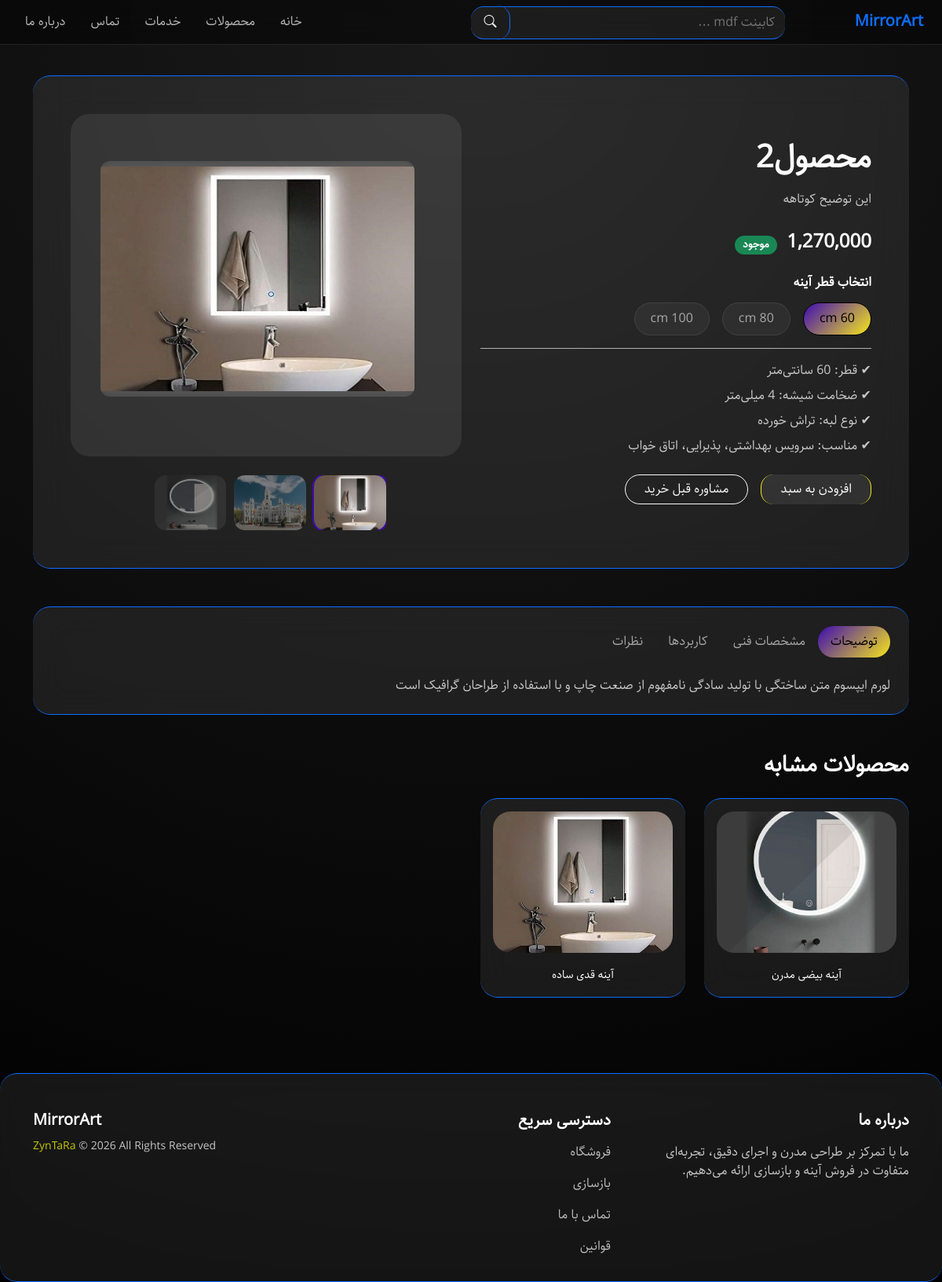
Before: /shop/2/ with the older database file.
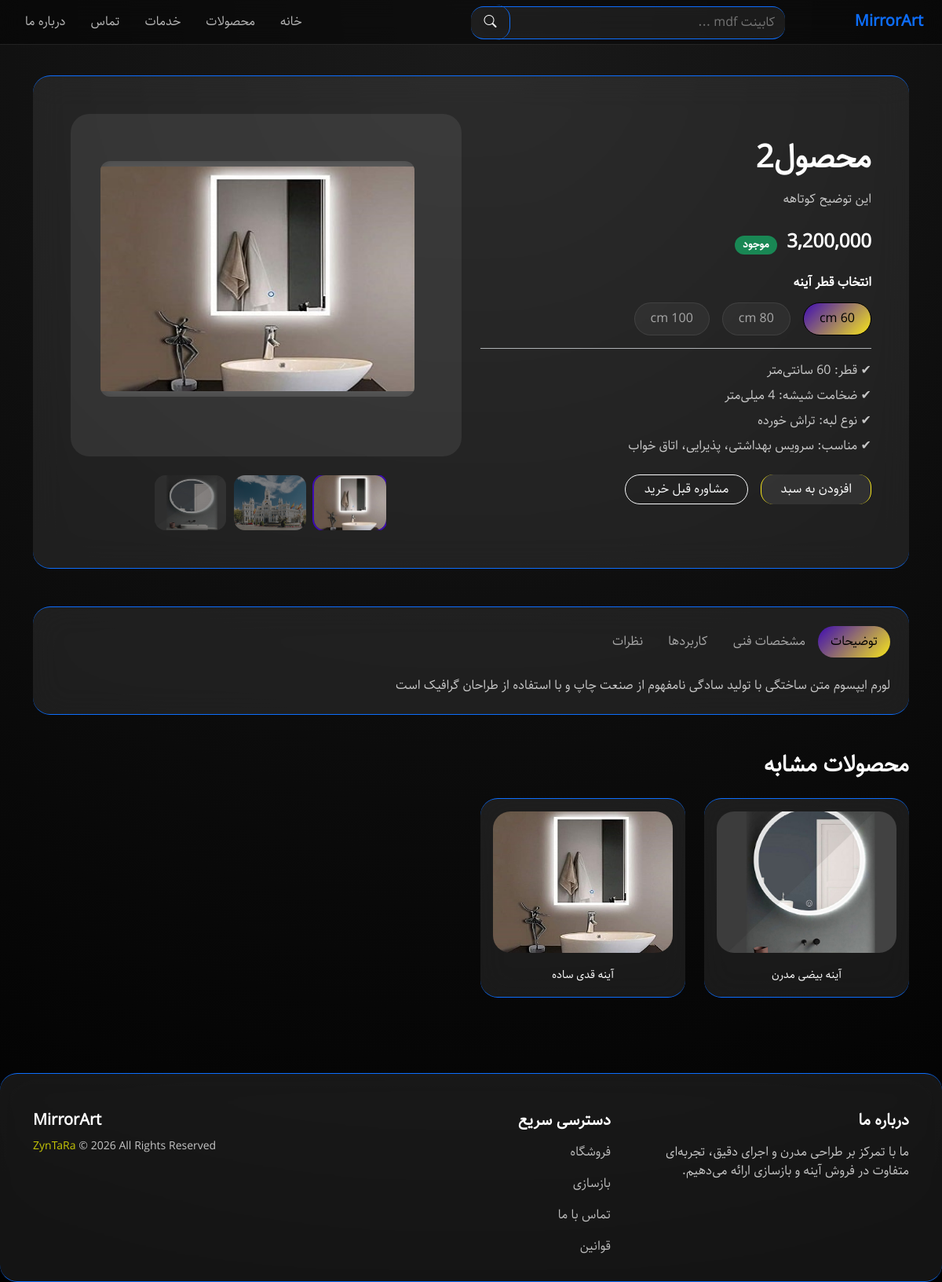
After: the same page with the newer database file.
### shop/models.py (models this page shows, shortened)
class Products(models.Model):
    title = models.CharField(max_length=100, verbose_name=_('title'))
    short_description = models.CharField(max_length=300, verbose_name=_('short description'))
    full_description = models.TextField(verbose_name=_('full description'))
    price = models.PositiveIntegerField(default=0, verbose_name=_('price'))
    active = models.BooleanField(default=True, verbose_name=_('active'))
    length = models.DecimalField(max_digits=6, decimal_places=2, blank=True, null=True, verbose_name=_('length'))
    width = models.DecimalField(max_digits=6, decimal_places=2, blank=True, null=True, verbose_name=_('width'))
    height = models.DecimalField(max_digits=6, decimal_places=2, blank=True, null=True, verbose_name=_('height'))
    datetime_created = models.DateTimeField(auto_now_add=True, verbose_name=_('datetime created'))
    datetime_modified = models.DateTimeField(auto_now=True, verbose_name=_('datetime modified'))
    class Meta:
        verbose_name = _('Product')
        verbose_name_plural = _('Products')

### shop/views.py (the view)
# urls.py: path('<int:pk>/', views.ProductDetailView.as_view(), name='product_detail'),
class ProductDetailView(generic.DetailView):
    model = models.Products
    template_name = "shop/product_detail.html"
    context_object_name = "product"
    def get_context_data(self, **kwargs):
        context = super().get_context_data(**kwargs)
        context["comment_form"] = forms.CommentForm()
        context["add_to_cart"] = AddToCartProductForm()
        return context

### shop/forms.py
class CommentForm(forms.ModelForm):
    class Meta:
        model = models.CommentProduct
        fields = ['text','stars']

### cart/forms.py
class AddToCartProductForm(forms.Form):
    QUANTITY_CHOICES = [(i, str(i)) for i in range(1, 6)]
    quantity = forms.TypedChoiceField(choices=QUANTITY_CHOICES, coerce=int)
    inplace = forms.BooleanField(required=False, widget=forms.HiddenInput)

### shop/templates/shop/product_detail.html (shortened to what the changed rows need)
{% extends '_base.html' %}
{% load humanize %}
{% load static %}
{% block body %}
  <section class="pt-5 mt-5">
    <div class="container">
      <div class="glass-card p-5">
        <div class="row gy-5 align-items-center">
          <div class="col-lg-6">
            <h1 class="fw-bold mb-3">{{ product.title }}</h1>
            <p class="opacity-75">{{ product.short_description }}</p>
            <div class="my-4">
              <span class="fs-4 fw-bold product-price">{{ product.price|intcomma:False }}</span>
              <span class="badge bg-success ms-2">موجود</span>
            </div>
            <div class="mt-4">
              <h6 class="fw-bold mb-3">انتخاب قطر آینه</h6>
              <div class="d-flex gap-3 flex-wrap size-selector">
              </div>
            </div>
            <ul class="list-unstyled opacity-75 product-specs mt-3 border-top pt-3">
              <li>
              </li>
              <li>✔ ضخامت شیشه: 4 میلی‌متر</li>
              <li>✔ نوع لبه: تراش خورده</li>
              <li>✔ مناسب: سرویس بهداشتی، پذیرایی، اتاق خواب</li>
            </ul>
            <div class="d-flex gap-3 mt-4 flex-wrap">
              <button class="btn btn-glass px-4">افزودن به سبد</button>
              <button class="btn btn-outline-light rounded-pill px-4">مشاوره قبل خرید</button>
            </div>
          </div>
        </div>
      </div>
    </div>
  </section>
  <section class="py-5">
    <div class="container">
      <div class="glass-card p-4">
        <div class="tab-content opacity-75">
          <div class="tab-pane fade show active" id="desc">{{ product.full_description }}</div>
        </div>
      </div>
    </div>
  </section>
{% endblock %}

Changed rows visible on the page:
changed Products "محصول2": price "1,270,000" → "3,200,000"
